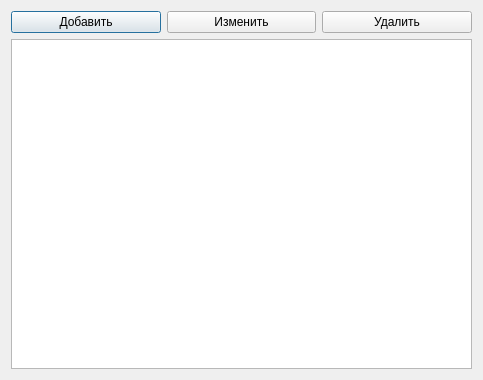
<?xml version="1.0" encoding="UTF-8"?>
<ui version="4.0">
 <class>RefTypePartsForm</class>
 <widget class="QDialog" name="RefTypePartsForm">
  <property name="geometry">
   <rect>
    <x>0</x>
    <y>0</y>
    <width>483</width>
    <height>380</height>
   </rect>
  </property>
  <property name="windowTitle">
   <string>Dialog</string>
  </property>
  <layout class="QVBoxLayout" name="verticalLayout">
   <item>
    <layout class="QHBoxLayout" name="horizontalLayout">
     <item>
      <widget class="QPushButton" name="btn_add">
       <property name="text">
        <string>Добавить</string>
       </property>
      </widget>
     </item>
     <item>
      <widget class="QPushButton" name="btn_edit">
       <property name="text">
        <string>Изменить</string>
       </property>
      </widget>
     </item>
     <item>
      <widget class="QPushButton" name="btn_delete">
       <property name="text">
        <string>Удалить</string>
       </property>
      </widget>
     </item>
    </layout>
   </item>
   <item>
    <widget class="QTableView" name="tableView"/>
   </item>
  </layout>
 </widget>
 <resources/>
 <connections/>
</ui>
